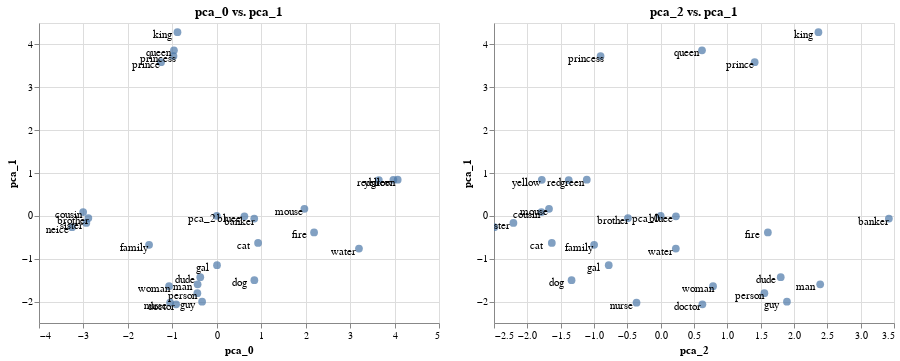

The cell this chart's notebook holds for it:
### Markdown cell above
Note that we can increase the number of components and still only plot a few.

### Code cell
pca_emb = emb.transform(pca(3))

pca_emb.plot_interactive('pca_0', 'pca_1') | pca_emb.plot_interactive('pca_2', 'pca_1')

### Figure 1 — Vega-Lite specification as saved in the notebook (floating-point values rounded to 4 significant figures)
{"config": {"view": {"continuousWidth": 400, "continuousHeight": 300}}, "hconcat": [{"layer": [{"mark": {"type": "circle", "size": 60}, "encoding": {"tooltip": [{"type": "nominal", "field": "name"}, {"type": "nominal", "field": "original"}], "x": {"type": "quantitative", "axis": {"title": "pca_0"}, "field": "x_axis"}, "y": {"type": "quantitative", "axis": {"title": "pca_1"}, "field": "y_axis"}}, "selection": {"selector006": {"type": "interval", "bind": "scales", "encodings": ["x", "y"]}}, "title": "pca_0 vs. pca_1"}, {"mark": {"type": "text", "color": "black", "dx": -15, "dy": 3}, "encoding": {"text": {"type": "nominal", "field": "original"}, "x": {"type": "quantitative", "axis": {"title": "pca_0"}, "field": "x_axis"}, "y": {"type": "quantitative", "axis": {"title": "pca_1"}, "field": "y_axis"}}}], "data": {"name": "data-34161eebc7e6103e8e00b60ac821ba4b"}}, {"layer": [{"mark": {"type": "circle", "size": 60}, "encoding": {"tooltip": [{"type": "nominal", "field": "name"}, {"type": "nominal", "field": "original"}], "x": {"type": "quantitative", "axis": {"title": "pca_2"}, "field": "x_axis"}, "y": {"type": "quantitative", "axis": {"title": "pca_1"}, "field": "y_axis"}}, "selection": {"selector007": {"type": "interval", "bind": "scales", "encodings": ["x", "y"]}}, "title": "pca_2 vs. pca_1"}, {"mark": {"type": "text", "color": "black", "dx": -15, "dy": 3}, "encoding": {"text": {"type": "nominal", "field": "original"}, "x": {"type": "quantitative", "axis": {"title": "pca_2"}, "field": "x_axis"}, "y": {"type": "quantitative", "axis": {"title": "pca_1"}, "field": "y_axis"}}}], "data": {"name": "data-9f0900497201e19fb0785dd92e78e04e"}}], "$schema": "https://vega.github.io/schema/vega-lite/v4.0.2.json", "datasets": {"data-34161eebc7e6103e8e00b60ac821ba4b": [{"x_axis": -1.254, "y_axis": 3.587, "name": "prince", "original": "prince"}, {"x_axis": -0.9741, "y_axis": 3.729, "name": "princess", "original": "princess"}, {"x_axis": -1.05, "y_axis": -2.027, "name": "nurse", "original": "nurse"}, {"x_axis": -0.9151, "y_axis": -2.064, "name": "doctor", "original": "doctor"}, {"x_axis": 0.843, "y_axis": -0.06273, "name": "banker", "original": "banker"}, {"x_axis": -0.4313, "y_axis": -1.598, "name": "man", "original": "man"}, {"x_axis": -1.073, "y_axis": -1.642, "name": "woman", "original": "woman"}, {"x_axis": -3.007, "y_axis": 0.08845, "name": "cousin", "original": "cousin"}, {"x_axis": -3.256, "y_axis": -0.2641, "name": "neice", "original": "neice"}, {"x_axis": -0.8844, "y_axis": 4.284, "name": "king", "original": "king"}, {"x_axis": -0.9638, "y_axis": 3.863, "name": "queen", "original": "queen"}, {"x_axis": -0.3714, "y_axis": -1.431, "name": "dude", "original": "dude"}, {"x_axis": -0.3302, "y_axis": -2.004, "name": "guy", "original": "guy"}, {"x_axis": 0.005235, "y_axis": -1.151, "name": "gal", "original": "gal"}, {"x_axis": 2.189, "y_axis": -0.3875, "name": "fire", "original": "fire"}, {"x_axis": 0.8451, "y_axis": -1.501, "name": "dog", "original": "dog"}, {"x_axis": 0.9291, "y_axis": -0.6315, "name": "cat", "original": "cat"}, {"x_axis": 1.972, "y_axis": 0.1653, "name": "mouse", "original": "mouse"}, {"x_axis": 3.646, "y_axis": 0.834, "name": "red", "original": "red"}, {"x_axis": 0.6217, "y_axis": -0.01162, "name": "bluee", "original": "bluee"}, {"x_axis": 4.071, "y_axis": 0.8429, "name": "green", "original": "green"}, {"x_axis": 3.974, "y_axis": 0.8421, "name": "yellow", "original": "yellow"}, {"x_axis": 3.199, "y_axis": -0.7631, "name": "water", "original": "water"}, {"x_axis": -0.437, "y_axis": -1.806, "name": "person", "original": "person"}, {"x_axis": -1.523, "y_axis": -0.6767, "name": "family", "original": "family"}, {"x_axis": -2.889, "y_axis": -0.05042, "name": "brother", "original": "brother"}, {"x_axis": -2.936, "y_axis": -0.1657, "name": "sister", "original": "sister"}, {"x_axis": 0.0, "y_axis": 0.0, "name": "pca_2", "original": "pca_2"}], "data-9f0900497201e19fb0785dd92e78e04e": [{"x_axis": 1.41, "y_axis": 3.587, "name": "prince", "original": "prince"}, {"x_axis": -0.9015, "y_axis": 3.729, "name": "princess", "original": "princess"}, {"x_axis": -0.3621, "y_axis": -2.027, "name": "nurse", "original": "nurse"}, {"x_axis": 0.626, "y_axis": -2.064, "name": "doctor", "original": "doctor"}, {"x_axis": 3.423, "y_axis": -0.06273, "name": "banker", "original": "banker"}, {"x_axis": 2.393, "y_axis": -1.598, "name": "man", "original": "man"}, {"x_axis": 0.7856, "y_axis": -1.642, "name": "woman", "original": "woman"}, {"x_axis": -1.788, "y_axis": 0.08845, "name": "cousin", "original": "cousin"}, {"x_axis": -2.496, "y_axis": -0.2641, "name": "neice", "original": "neice"}, {"x_axis": 2.366, "y_axis": 4.284, "name": "king", "original": "king"}, {"x_axis": 0.6199, "y_axis": 3.863, "name": "queen", "original": "queen"}, {"x_axis": 1.801, "y_axis": -1.431, "name": "dude", "original": "dude"}, {"x_axis": 1.894, "y_axis": -2.004, "name": "guy", "original": "guy"}, {"x_axis": -0.779, "y_axis": -1.151, "name": "gal", "original": "gal"}, {"x_axis": 1.608, "y_axis": -0.3875, "name": "fire", "original": "fire"}, {"x_axis": -1.336, "y_axis": -1.501, "name": "dog", "original": "dog"}, {"x_axis": -1.633, "y_axis": -0.6315, "name": "cat", "original": "cat"}, {"x_axis": -1.675, "y_axis": 0.1653, "name": "mouse", "original": "mouse"}, {"x_axis": -1.379, "y_axis": 0.834, "name": "red", "original": "red"}, {"x_axis": 0.2289, "y_axis": -0.01162, "name": "bluee", "original": "bluee"}, {"x_axis": -1.108, "y_axis": 0.8429, "name": "green", "original": "green"}, {"x_axis": -1.783, "y_axis": 0.8421, "name": "yellow", "original": "yellow"}, {"x_axis": 0.2275, "y_axis": -0.7631, "name": "water", "original": "water"}, {"x_axis": 1.556, "y_axis": -1.806, "name": "person", "original": "person"}, {"x_axis": -0.9982, "y_axis": -0.6767, "name": "family", "original": "family"}, {"x_axis": -0.4908, "y_axis": -0.05042, "name": "brother", "original": "brother"}, {"x_axis": -2.209, "y_axis": -0.1657, "name": "sister", "original": "sister"}, {"x_axis": 0.0, "y_axis": 0.0, "name": "pca_0", "original": "pca_0"}]}}
